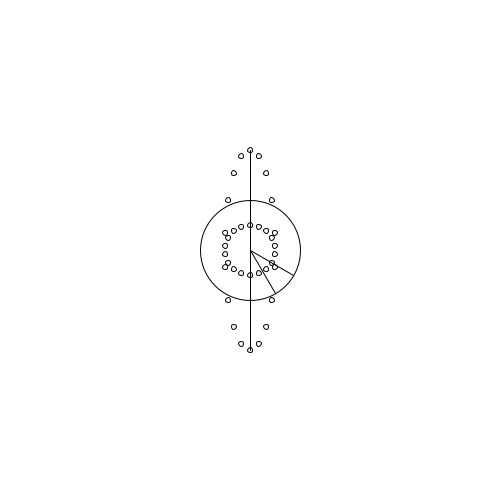
Frame 1 (no input)
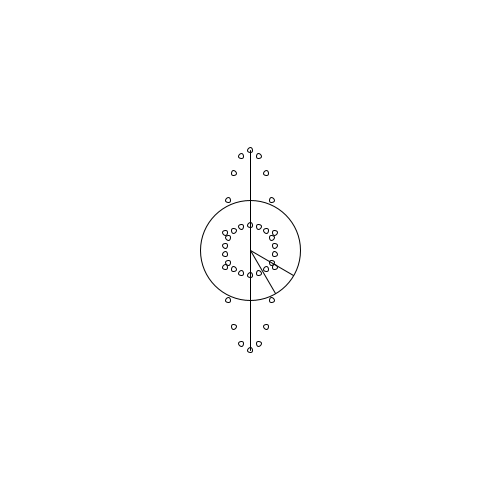
Frame 60 (the mouse pressed at the canvas centre just before this capture)
Frame 120 (the mouse held since frame 60 and released just before this capture): identical to frame 60, image omitted

The Processing sketch that drew these frames (run headless with seeded random() and noise(); from frame 60 on, the mouse is pressed at the canvas centre):

// Processing sketch: ellipse
// ── ellipse.pde
void setup(){
  size(500,500);
}
void draw(){
  background(255);
  drawEllipsePts();
  float x0=250;
  float y0=150;
  float x1=250;
  float y1=350;
  line(x0,y0,x1,y1);
  float x=(x0+x1)/2;
  float y=(y0+y1)/2;
  float r=sqrt(sq(x0-x1)+sq(y0-y1))/2;
  noFill();
  ellipse(x,y,r,r);
  float a=cos(30*(PI/180))*r/2+x;
  float b=sin(30*(PI/180))*r/2+y;
  line(x,y,a,b);
  float p=cos(60*(PI/180))*r/2+x;
  float q=sin(60*(PI/180))*r/2+y;
  line(x,y,p,q);
 
}
void drawEllipsePts(){
  float x0=250, y0=250;  
  float r=50, a=25, b=25;  
  for(int i=0; i<360; i+=20){
    float ang=i*PI/180;
    float x1=x0+a*sin(ang);
    float y1=y0+b*cos(ang);
    ellipse(x1,y1,5,5);
  }
  float r1=50, a1=25, b1=100;  
  for(int i=0; i<360; i+=20){
    float ang=i*PI/180;
    float x1=x0+a1*sin(ang);
    float y1=y0+b1*cos(ang);
    ellipse(x1,y1,5,5);
  }
}
